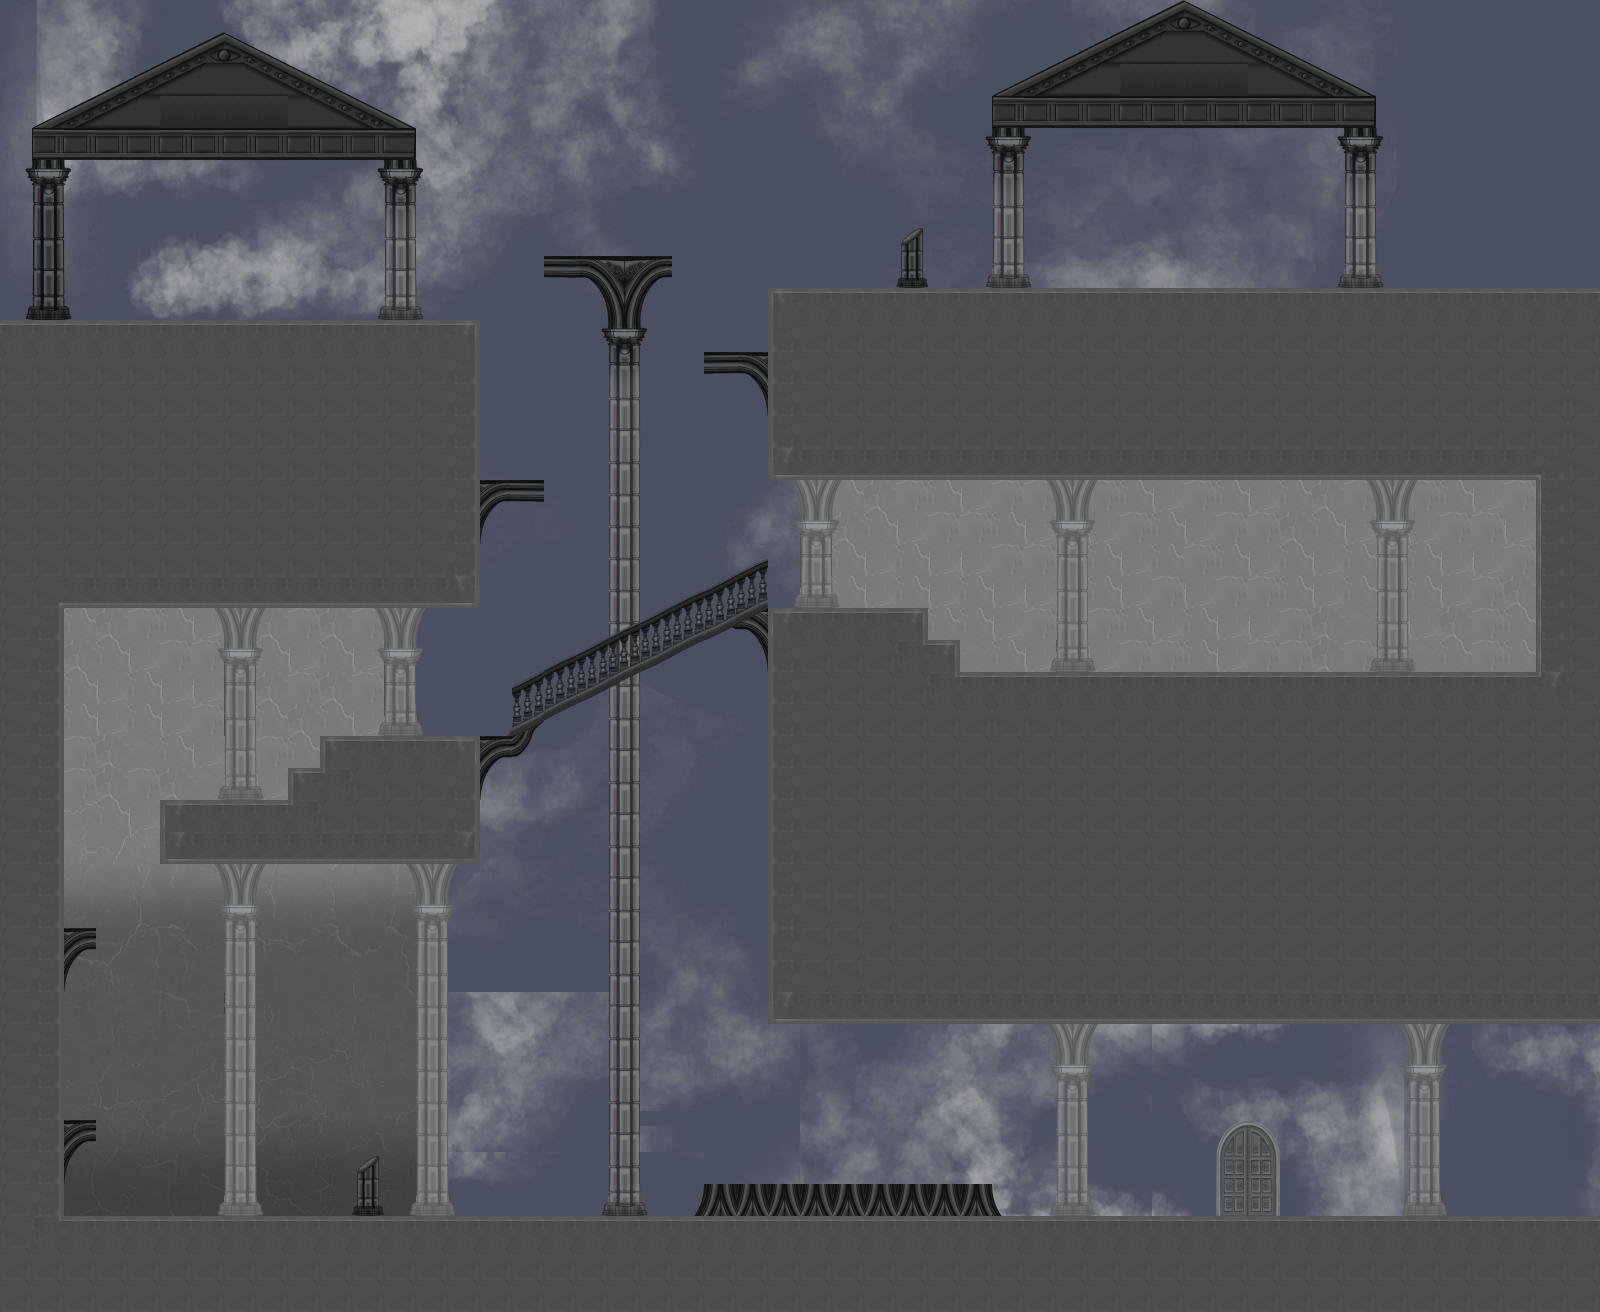

The image is a tile-based game level rendered from a .tmx file. Its description and source (layers, tilesets, objects; grid data summarised) follow:
An orthogonal 50x41 tile map with 32x32 px tiles, 6 tile layers (image, parallax, walls, pillars, ...), 10 tilesets and 36 objects (4x curiosity critter, 2x dream dweller, 2x mind maintenance, door, player spawn, ...).

<map version="1.10" tiledversion="1.11.2" orientation="orthogonal" renderorder="right-down" width="50" height="41" tilewidth="32" tileheight="32" infinite="0" nextlayerid="13" nextobjectid="42">
 <tileset firstgid="1" source="../tilesets/Temple Interior.tsx" />
 <tileset firstgid="66" source="../tilesets/Transition Pillars.tsx" />
 <tileset firstgid="183" source="../tilesets/Temple Stairs.tsx" />
 <tileset firstgid="300" source="../tilesets/Temple L1-2.tsx" />
 <tileset firstgid="417" source="../tilesets/Temple L2-2.tsx" />
 <tileset firstgid="534" source="../tilesets/Temple Window.tsx" />
 <tileset firstgid="651" source="../tilesets/Temple Roof.tsx" />
 <tileset firstgid="768" source="../tilesets/Temple Background.tsx" />
 <tileset firstgid="1728" source="../tilesets/Temple Door.tsx" />
 <tileset firstgid="1748" source="../tilesets/Outside background dark copy.tsx" />
 <group id="6" name="background">
  <layer id="12" name="image" width="50" height="41">
   <data>[2050 cells, 2050 non-empty, 1712 distinct tile ids]</data>
  </layer>
  <layer id="9" name="parallax" width="50" height="41" parallaxx="0.7" parallaxy="0.7">
   <data>[2050 cells, 0 non-empty, 0 distinct tile ids]</data>
  </layer>
  <layer id="8" name="walls" width="50" height="41">
   <data>[2050 cells, 544 non-empty, 162 distinct tile ids]</data>
  </layer>
  <layer id="7" name="pillars" width="50" height="41">
   <data>[2050 cells, 178 non-empty, 18 distinct tile ids]</data>
  </layer>
 </group>
 <layer id="1" name="platforms" width="50" height="41">
  <data>[2050 cells, 1132 non-empty, 119 distinct tile ids]</data>
 </layer>
 <objectgroup id="3" name="CollisionLayer">
  <object id="13" name="door" x="1216" y="1131" width="64" height="84">
   <properties>
    <property name="level" type="int" value="2" />
   </properties>
  </object>
  <object id="16" x="0" y="320" width="480" height="288">
   <properties>
    <property name="isStair" type="bool" value="false" />
   </properties>
  </object>
  <object id="17" x="0" y="0" width="64" height="1312">
   <properties>
    <property name="isStair" type="bool" value="false" />
   </properties>
  </object>
  <object id="18" x="64" y="928" width="32" height="64">
   <properties>
    <property name="isStair" type="bool" value="false" />
   </properties>
  </object>
  <object id="19" x="64" y="1120" width="32" height="64">
   <properties>
    <property name="isStair" type="bool" value="false" />
   </properties>
  </object>
  <object id="20" x="0" y="1216" width="1600" height="96" />
  <object id="21" x="768" y="288" width="832" height="192">
   <properties>
    <property name="isStair" type="bool" value="false" />
   </properties>
  </object>
  <object id="22" x="544" y="256" width="128" height="32">
   <properties>
    <property name="isStair" type="bool" value="false" />
   </properties>
  </object>
  <object id="23" x="704" y="352" width="64" height="32" />
  <object id="24" x="480" y="480" width="64" height="32" />
  <object id="26" x="1536" y="0" width="64" height="1312">
   <properties>
    <property name="isStair" type="bool" value="false" />
   </properties>
  </object>
  <object id="27" x="768" y="608" width="160" height="32">
   <properties>
    <property name="isStair" type="bool" value="false" />
   </properties>
  </object>
  <object id="28" x="768" y="640" width="192" height="32">
   <properties>
    <property name="isStair" type="bool" value="false" />
   </properties>
  </object>
  <object id="29" x="768" y="672" width="831" height="352">
   <properties>
    <property name="isStair" type="bool" value="false" />
   </properties>
  </object>
  <object id="30" x="320" y="736" width="192" height="32">
   <properties>
    <property name="isStair" type="bool" value="false" />
   </properties>
  </object>
  <object id="31" x="288" y="768" width="192" height="32" />
  <object id="32" x="160" y="800" width="320" height="64" />
  <object id="33" x="768" y="608.022">
   <properties>
    <property name="isStair" type="bool" value="true" />
   </properties>
   <polygon points="-0.00390625,-0.0234375 -0.00121528,17.0667 -256.002,136.025 -256,127.98" />
  </object>
  <object id="34" x="696" y="1184" width="306" height="32">
   <properties>
    <property name="isStair" type="bool" value="false" />
   </properties>
  </object>
  <object id="36" x="357" y="1155.82" width="22" height="60">
   <properties>
    <property name="isStair" type="bool" value="false" />
   </properties>
  </object>
  <object id="38" x="32" y="0" width="384" height="160">
   <properties>
    <property name="isStair" type="bool" value="false" />
   </properties>
  </object>
  <object id="40" x="989" y="0" width="384" height="128">
   <properties>
    <property name="isStair" type="bool" value="false" />
   </properties>
  </object>
  <object id="41" x="901" y="228" width="22" height="60">
   <properties>
    <property name="isStair" type="bool" value="false" />
   </properties>
  </object>
 </objectgroup>
 <objectgroup id="4" name="Spawn">
  <object id="1" name="player spawn" x="118.667" y="280">
   <point />
  </object>
  <object id="2" name="dream dweller" x="620" y="223.5">
   <point />
  </object>
  <object id="3" name="curiosity critter" x="854.667" y="254.667">
   <point />
  </object>
  <object id="4" name="curiosity critter" x="1109.33" y="250.667">
   <point />
  </object>
  <object id="5" name="mind maintenance" x="976" y="245.333">
   <point />
  </object>
  <object id="6" name="curiosity critter" x="1165" y="637">
   <point />
  </object>
  <object id="7" name="mind maintenance" x="866" y="575">
   <point />
  </object>
  <object id="10" name="curiosity critter" x="998" y="640.33">
   <point />
  </object>
  <object id="14" name="dream dweller" x="792" y="1149.33">
   <point />
  </object>
 </objectgroup>
 <objectgroup id="5" name="Shards">
  <properties>
   <property name="totalShards" type="int" value="3" />
  </properties>
  <object id="8" x="1034.67" y="639.67">
   <properties>
    <property name="path" type="object" value="9" />
   </properties>
   <point />
  </object>
  <object id="9" name="reposition" x="1345.33" y="639.333">
   <point />
  </object>
  <object id="15" x="919.333" y="1148">
   <point />
  </object>
  <object id="39" x="1293.33" y="250.667">
   <point />
  </object>
 </objectgroup>
 <layer id="11" name="foreground" width="50" height="41">
  <data>[2050 cells, 15 non-empty, 6 distinct tile ids]</data>
 </layer>
</map>
